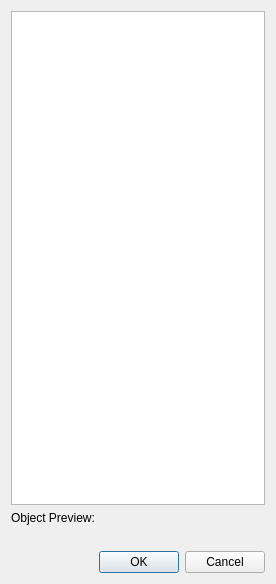
<?xml version="1.0" encoding="UTF-8"?>
<ui version="4.0">
 <class>Form</class>
 <widget class="QWidget" name="Form">
  <property name="geometry">
   <rect>
    <x>0</x>
    <y>0</y>
    <width>276</width>
    <height>584</height>
   </rect>
  </property>
  <property name="windowTitle">
   <string>Form</string>
  </property>
  <layout class="QVBoxLayout" name="verticalLayout">
   <item>
    <widget class="QTreeView" name="treeView">
     <property name="sizePolicy">
      <sizepolicy hsizetype="Preferred" vsizetype="MinimumExpanding">
       <horstretch>0</horstretch>
       <verstretch>0</verstretch>
      </sizepolicy>
     </property>
     <property name="minimumSize">
      <size>
       <width>180</width>
       <height>300</height>
      </size>
     </property>
     <attribute name="headerDefaultSectionSize">
      <number>22</number>
     </attribute>
    </widget>
   </item>
   <item>
    <widget class="QLabel" name="label_2">
     <property name="sizePolicy">
      <sizepolicy hsizetype="Minimum" vsizetype="Maximum">
       <horstretch>0</horstretch>
       <verstretch>0</verstretch>
      </sizepolicy>
     </property>
     <property name="text">
      <string>Object Preview:</string>
     </property>
    </widget>
   </item>
   <item>
    <widget class="QLabel" name="label">
     <property name="sizePolicy">
      <sizepolicy hsizetype="Maximum" vsizetype="Maximum">
       <horstretch>0</horstretch>
       <verstretch>0</verstretch>
      </sizepolicy>
     </property>
     <property name="minimumSize">
      <size>
       <width>0</width>
       <height>0</height>
      </size>
     </property>
     <property name="maximumSize">
      <size>
       <width>200</width>
       <height>200</height>
      </size>
     </property>
     <property name="text">
      <string/>
     </property>
     <property name="alignment">
      <set>Qt::AlignCenter</set>
     </property>
    </widget>
   </item>
   <item>
    <widget class="QDialogButtonBox" name="buttonBox">
     <property name="orientation">
      <enum>Qt::Horizontal</enum>
     </property>
     <property name="standardButtons">
      <set>QDialogButtonBox::Cancel|QDialogButtonBox::Ok</set>
     </property>
    </widget>
   </item>
  </layout>
 </widget>
 <resources/>
 <connections/>
</ui>
